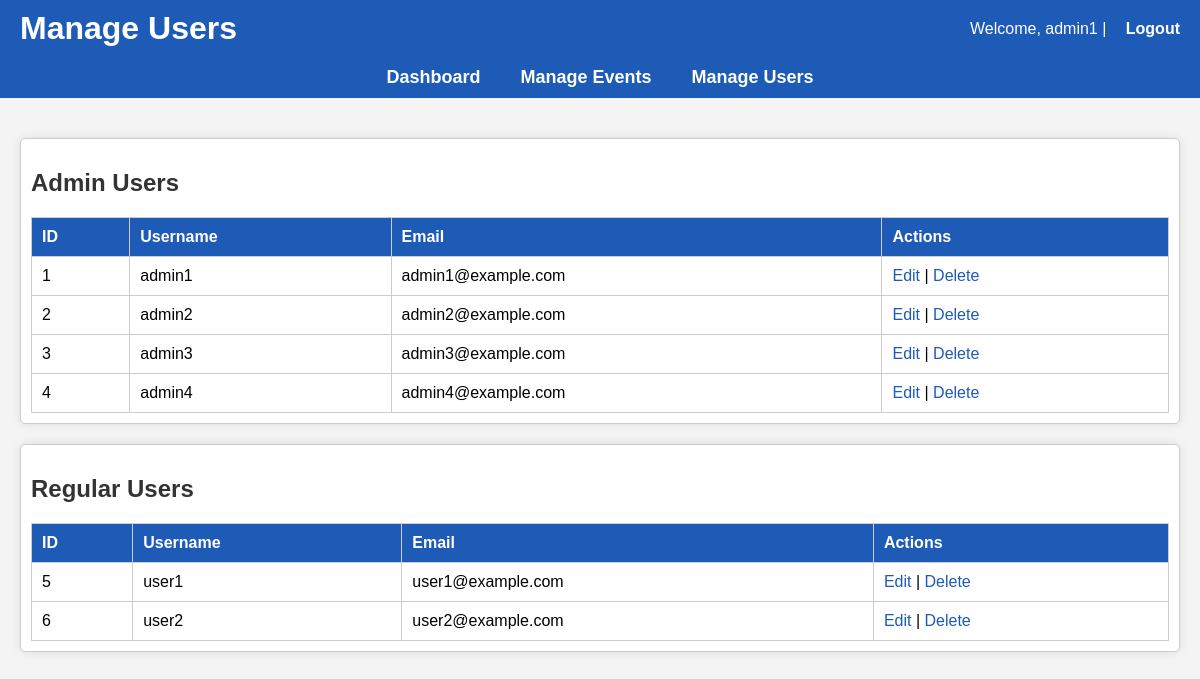
Screenshot of /admin/admin_users.php (signed in) with the database file from the repository.
### tables this page shows
CREATE TABLE `users` (
  `user_id` int(11) NOT NULL,
  `username` varchar(50) NOT NULL,
  `password` varchar(255) DEFAULT NULL,
  `email` varchar(100) NOT NULL,
  `user_type` varchar(10) DEFAULT NULL,
  `created_at` timestamp NOT NULL DEFAULT CURRENT_TIMESTAMP
);

### admin/admin_users.php (the view, shortened to what this page needs)
<?php
include '../config/db_connect.php';
$users = $conn->query("SELECT * FROM Users WHERE user_type = 'User' ORDER BY user_id ASC");
$admins = $conn->query("SELECT * FROM Users WHERE user_type = 'Admin' ORDER BY user_id ASC");
?>
<!DOCTYPE html>
<html lang="en">
<head>
    <link rel="stylesheet" href="../assets/css/style.css">
</head>
<body>
    <header>
        <h1>Manage Users</h1>
        <p>Welcome, <?php echo htmlspecialchars($_SESSION['username']); ?> | <a href="../auth/logout.php">Logout</a></p>
    </header>
    <nav>
        <a href="admin.php">Dashboard</a>
        <a href="admin_events.php">Manage Events</a>
        <a href="admin_users.php">Manage Users</a>
    </nav>
    <div class="container">
        <div class="section">
            <h2>Admin Users</h2>
            <table>
                <tr>
                    <th>ID</th>
                    <th>Username</th>
                    <th>Email</th>
                    <th>Actions</th>
                </tr>
                <?php while ($admin = $admins->fetch_assoc()): ?>
                <tr>
                    <td><?php echo $admin['user_id']; ?></td>
                    <td><?php echo $admin['username']; ?></td>
                    <td><?php echo $admin['email']; ?></td>
                    <td>
                        <a href="edit_user.php?id=<?php echo $admin['user_id']; ?>">Edit</a> |
                        <a href="delete_user.php?id=<?php echo $admin['user_id']; ?>" onclick="return confirm('Are you sure?')">Delete</a>
                    </td>
                </tr>
                <?php endwhile; ?>
            </table>
        </div>
        <div class="section">
            <h2>Regular Users</h2>
            <table>
                <tr>
                    <th>ID</th>
                    <th>Username</th>
                    <th>Email</th>
                    <th>Actions</th>
                </tr>
                <?php while ($user = $users->fetch_assoc()): ?>
                <tr>
                    <td><?php echo $user['user_id']; ?></td>
                    <td><?php echo $user['username']; ?></td>
                    <td><?php echo $user['email']; ?></td>
                    <td>
                        <a href="edit_user.php?id=<?php echo $user['user_id']; ?>">Edit</a> |
                        <a href="delete_user.php?id=<?php echo $user['user_id']; ?>" onclick="return confirm('Are you sure?')">Delete</a>
                    </td>
                </tr>
                <?php endwhile; ?>
            </table>
        </div>
    </div>
</body>
</html>

### assets/css/style.css (style rules this page uses)
body { font-family: Arial, sans-serif; margin: 0; padding: 0; background-color: #f4f4f4; }
header { background-color: #0073e6; color: #fff; padding: 15px; text-align: center; }
nav { display: flex; justify-content: center; background-color: #005bb5; padding: 10px; }
nav a { color: white; margin: 0 15px; text-decoration: none; font-weight: bold; }
.container { padding: 20px; }
.section { margin-bottom: 30px; background-color: #fff; padding: 15px; border-radius: 5px; box-shadow: 0 0 10px rgba(0,0,0,0.1); }
h2 { color: #333; }

### admin/admin_users.php (style rules this page uses)
header { background-color: #1e5bb7; color: white; padding: 10px 20px; display: flex; justify-content: space-between; align-items: center; }
header h1 { margin: 0; }
header p { margin: 0; }
header a { color: white; text-decoration: none; font-weight: bold; margin-left: 15px; }
nav { background-color: #1e5bb7; display: flex; justify-content: center; padding: 10px 0; }
nav a { color: white; font-weight: bold; margin: 0 20px; text-decoration: none; font-size: 18px; }
.container { padding: 20px; }
.section { margin: 20px 0; padding: 10px; border: 1px solid #ccc; border-radius: 5px; }
table { width: 100%; border-collapse: collapse; }
th, td { padding: 10px; border: 1px solid #ccc; text-align: left; }
th { background-color: #1e5bb7; color: white; }
a { color: #1e5bb7; text-decoration: none; }

### rows the page displays
users: user_id "1", username "admin1", email "admin1@example.com"
users: user_id "2", username "admin2", email "admin2@example.com"
users: user_id "3", username "admin3", email "admin3@example.com"
users: user_id "4", username "admin4", email "admin4@example.com"
users: user_id "5", username "user1", email "user1@example.com"
users: user_id "6", username "user2", email "user2@example.com"

### other values shown
$_SESSION['username'] "admin1"
